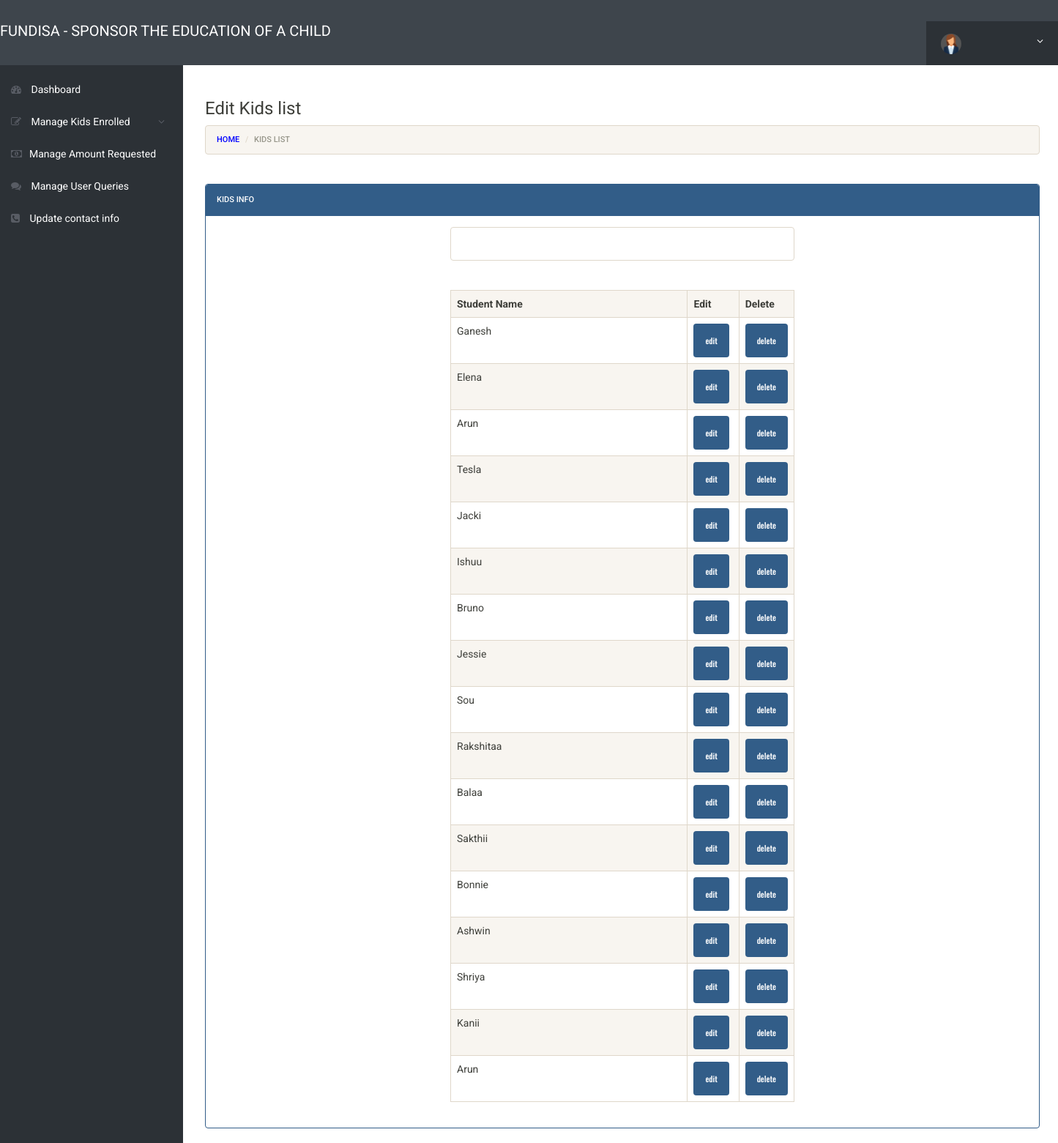
Page /admin/kids-list.php on the committed database.
### tables this page shows
CREATE TABLE `enrollkid` (
  `id` int(11) NOT NULL,
  `StudentName` varchar(100) DEFAULT NULL,
  `MobileNumber` char(11) DEFAULT NULL,
  `GuardianName` varchar(100) DEFAULT NULL,
  `Gender` varchar(20) DEFAULT NULL,
  `Age` int(11) DEFAULT NULL,
  `AmountReq` int(11) NOT NULL,
  `School` varchar(255) DEFAULT NULL,
  `Message` mediumtext DEFAULT NULL,
  `image` varchar(200) NOT NULL,
  `proof` varchar(200) NOT NULL,
  `PostingDate` timestamp NOT NULL DEFAULT current_timestamp(),
  `status` int(1) DEFAULT NULL
);

### admin/kids-list.php (the view, shortened to what this page needs)
<?php
 $connect = mysqli_connect("localhost", "root", "", "s4db");
 $query = "SELECT * FROM enrollkid ORDER BY id ";
 $result = mysqli_query($connect, $query);
 ?>
 <!DOCTYPE html>
 <html>
      <head>
	<link rel="stylesheet" href="css/font-awesome.min.css">
	<link rel="stylesheet" href="css/bootstrap.min.css">
	<link rel="stylesheet" href="css/dataTables.bootstrap.min.css">
	<link rel="stylesheet" href="css/bootstrap-social.css">
	<link rel="stylesheet" href="css/bootstrap-select.css">
	<link rel="stylesheet" href="css/fileinput.min.css">
	<link rel="stylesheet" href="css/awesome-bootstrap-checkbox.css">
	<link rel="stylesheet" href="css/style.css">
      </head>
      <body>
	  <?php include('includes/header.php');?>
	  <br>
	<div class="ts-main-content">
	<?php include('includes/leftbar.php');?>
	<div class="content-wrapper">
			<div class="container-fluid">
			<div class="row">
					<div class="col-lg-12">
           <div class="container">
                <br />
                <div class="table-responsive">
                     <div text-align="right">
					 <h3 text-align="center">Edit Kids list</h3>
                     </div>
					 <div>
						<ol class="breadcrumb">
            <li class="breadcrumb-item">
                <a href="dashboard.php" style="color:blue;">Home</a>
            </li>
            <li class="breadcrumb-item active">Kids list</li>
        </ol></div>
                     <br />
					 <div class="panel panel-primary">
							<div class="panel-heading">Kids Info</div>
							<div class="panel-body">
				<div class="container" style="width:500px;" text-align="center">
				<div text-align="center">
                     <input type="text" name="search" id="search" class="form-control" />
                </div> <br>
					 <div id="student_table">
                          <table class="display table table-striped table-dark table-bordered table-hover" cellspacing="0" width="100%">
                               <tr> <br>
                                    <th width="70%">Student Name</th>
                                    <th width="15%">Edit</th>
									<th width="15%">Delete</th>
                               </tr>
                               <?php
                               while($row = mysqli_fetch_array($result))
                               {
                               ?>
                               <tr>
                                    <td><?php echo $row["StudentName"]; ?></td>
                                    <td><input type="button" name="edit" value="edit" id="<?php echo $row["id"]; ?>" class="btn btn-primary edit_data" /></td>
									<td><input type="button" name="delete" value="delete" id="<?php echo $row["id"]; ?>" class="btn btn-primary btn_delete" /></td>
                               </tr>
                               <?php
                               }
                               ?>
                          </table>
                     </div>
                </div>
           </div>
		 </div>
		 </div>
		 </div>
		 </div>
		 </div>
		 </div>
      </body>
 </html>

### admin/includes/header.php (shortened to what this page needs)
<div class="brand clearfix">
	<a href="../index.php" style="font-size: 20px; padding-top:1%; color:#fff"><br>FUNDISA - SPONSOR THE EDUCATION OF A CHILD </a>
		<ul class="ts-profile-nav">
			<li class="ts-account">
				<a href="#"><img src="img/avatar.jpg" class="ts-avatar hidden-side" alt=""> <?php echo $_SESSION['username'];?> <i class="fa fa-angle-down hidden-side"></i></a>
			</li>
		</ul>
	</div>

### admin/includes/leftbar.php (shortened to what this page needs)
	<nav class="ts-sidebar">
			<ul class="ts-sidebar-menu">
				<br>
				<br>
				<li><a href="dashboard.php"><i class="fa fa-dashboard"></i> Dashboard</a></li>
<li><a href="#"><i class="fa fa-edit"></i> Manage Kids Enrolled</a>
</li>
				<li><a href="manage-amont.php"><i class="fa fa-money"></i>Manage Amount Requested</a></li>
				<li><a href="manage-conactusquery.php"><i class="fa fa-comments"></i> Manage User Queries</a></li>
			<li><a href="update-contactinfo.php"><i class="fa fa-phone-square"></i> Update contact info</a></li>
			</ul>
		</nav>

### admin/css/style.css (style rules this page uses)
html { font-size: 14px; }
@media only screen and (min-width: 480px) { html { font-size: 17px; } }
@media only screen and (min-width: 768px) { html { font-size: 14px; } }
body { font-size: 1em; }
a { color: #37a6c4; }
.btn { font-family: 'Oswald', sans-serif; }
.panel { overflow: hidden; }
ul, li { margin: 0; padding: 0; list-style: none; }
.btn { text-transform: none; }
.brand { background: #3e454c; position: relative; z-index: 3; position: fixed; width: 100%; top: 0; }
.brand .ts-profile-nav { float: right; display: none; }
.brand .ts-profile-nav li { float: left; position: relative; }
.brand .ts-profile-nav li a { display: block; padding: 20px; color: #fff; }
.brand .ts-profile-nav .ts-account .fa-angle-down { float: right; }
.brand .ts-profile-nav .ts-account > a { width: 180px; background: #2c3136; }
.brand .ts-profile-nav .ts-account .ts-avatar { border-radius: 50%; height: 28px; margin: -10px 0; margin-right: 10px; }
@media only screen and (min-width: 992px) { .brand .ts-profile-nav { display: block; } }
.ts-sidebar { background: #2c3136; max-height: 0; transition: max-height 0.3s; overflow: hidden; position: fixed; z-index: 2; width: 100%; bottom: 0; top: 60px; overflow-y: auto; }
@media only screen and (min-width: 992px) { .ts-sidebar { max-height: 100%; bottom: 0; } }
.ts-sidebar-menu a { display: block; text-decoration: none; padding: 12px 15px; color: #fff; }
.ts-sidebar-menu li { position: relative; }
.ts-sidebar-menu li i { color: #585c64; margin-right: 10px; }
.ts-main-content .content-wrapper { padding-top: 15px; margin-top: 60px; }
@media only screen and (min-width: 992px) { .ts-main-content .ts-sidebar { width: 250px; float: left; } }
@media only screen and (min-width: 992px) { .ts-main-content .content-wrapper { margin-left: 250px; } }

### rows in the picture
enrollkid: StudentName "Ganesh"
enrollkid: StudentName "Elena"
enrollkid: StudentName "Arun"
enrollkid: StudentName "Tesla"
enrollkid: StudentName "Jacki"
enrollkid: StudentName "Ishuu"
enrollkid: StudentName "Bruno"
enrollkid: StudentName "Jessie"
enrollkid: StudentName "Sou"
enrollkid: StudentName "Rakshitaa"
enrollkid: StudentName "Balaa"
enrollkid: StudentName "Sakthii"
enrollkid: StudentName "Bonnie"
enrollkid: StudentName "Ashwin"
enrollkid: StudentName "Shriya"
enrollkid: StudentName "Kanii"
enrollkid: StudentName "Arun"
